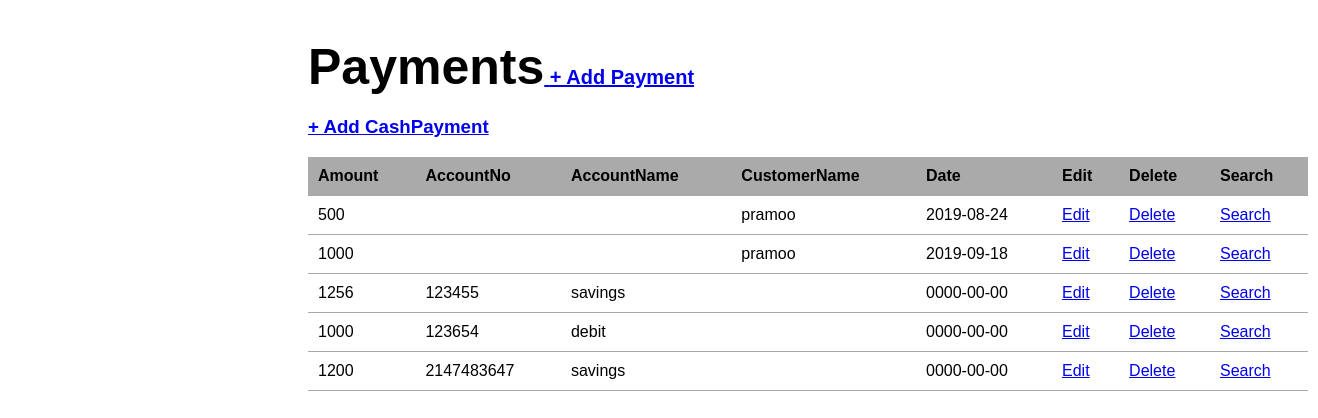
/Pramoda/paymentTable.php, run on an earlier commit of the app's database.
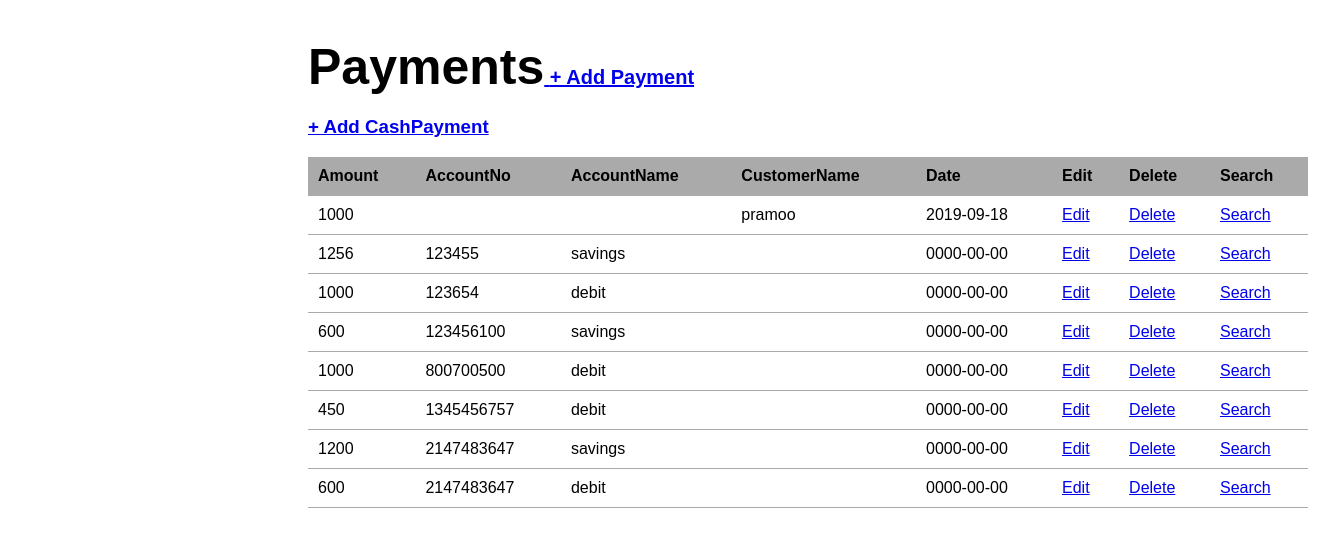
And on a later commit of the database.
### tables this page shows
CREATE TABLE `payments` (
  `PaymentId` int(11) NOT NULL,
  `Amount` double NOT NULL,
  `AppoinmentId` int(11) DEFAULT NULL,
  `OrderId` int(11) DEFAULT NULL,
  `CardId` int(11) DEFAULT NULL,
  `Type` varchar(20) NOT NULL,
  `AccountNo` int(11) DEFAULT NULL,
  `AccountName` varchar(20) DEFAULT NULL,
  `CustomerName` varchar(50) NOT NULL,
  `Date` date NOT NULL,
  `status` tinyint(1) NOT NULL
);

### Pramoda/paymentTable.php (the view, shortened to what this page needs)
<?php require_once('connection.php');?>
<?php
$payment_list='';
$query="SELECT * FROM payments WHERE status=0 ORDER BY AccountNo";
$paym=mysqli_query($con,$query);
	if($paym){
		while($pay=mysqli_fetch_assoc($paym)){
			$payment_list.="<tr>";
			$payment_list.="<td>{$pay['Amount']}</td>";
			$payment_list.="<td>{$pay['AccountNo']}</td>";
			$payment_list.="<td>{$pay['AccountName']}</td>";
			$payment_list.="<td>{$pay['CustomerName']}</td>";
			$payment_list.="<td>{$pay['Date']}</td>";
			$payment_list.="<td><a href=\"editPayment.php?PId={$pay['PaymentId']}\">Edit</a></td>";
			$payment_list.="<td><a href=\"delete2.php?PId={$pay['PaymentId']}\"onclick=\"return confirm('Are you sure want to delete this ?');\">Delete</a></td>";
			$payment_list.="<td><a href=\"ViewPayment.php?PId={$pay['PaymentId']}\">Search</a></td>";
			$payment_list.="</tr>";
		}
	}else{
		echo "Database query failed.";
	}
?>
<!DOCTYPE html>
<html lang="en">
<head>
	<link rel="stylesheet" href="styles/main.css">
</head>
<body>
	<main>
		<h1> Payments<span><a href="PaymentDetails.php"> + Add Payment</a></span></h1>
		<h3><span><a href="Cashpayment.php"> + Add CashPayment</a></span></h3>
		<table class="masterlist">
			<tr>
				<th>Amount</th>
				<th>AccountNo</th>
				<th>AccountName</th>
				<th>CustomerName</th>
				<th>Date</th>
				<th>Edit</th>
				<th>Delete</th>
				<th>Search</th>
			</tr>
			<?php echo $payment_list;?>
		</table>
	</main>
</body>
</html>

What changed in the data, as far as the page shows it:
no longer on this page (row edited): payments: Amount "500", CustomerName "pramoo", Date "2019-08-24"
added payments: Amount "600", AccountNo "123456100", AccountName "savings", Date "0000-00-00"
added payments: Amount "1000", AccountNo "800700500", AccountName "debit", Date "0000-00-00"
added payments: Amount "450", AccountNo "1345456757", AccountName "debit", Date "0000-00-00"
added payments: Amount "600", AccountNo "2147483647", AccountName "debit", Date "0000-00-00"
